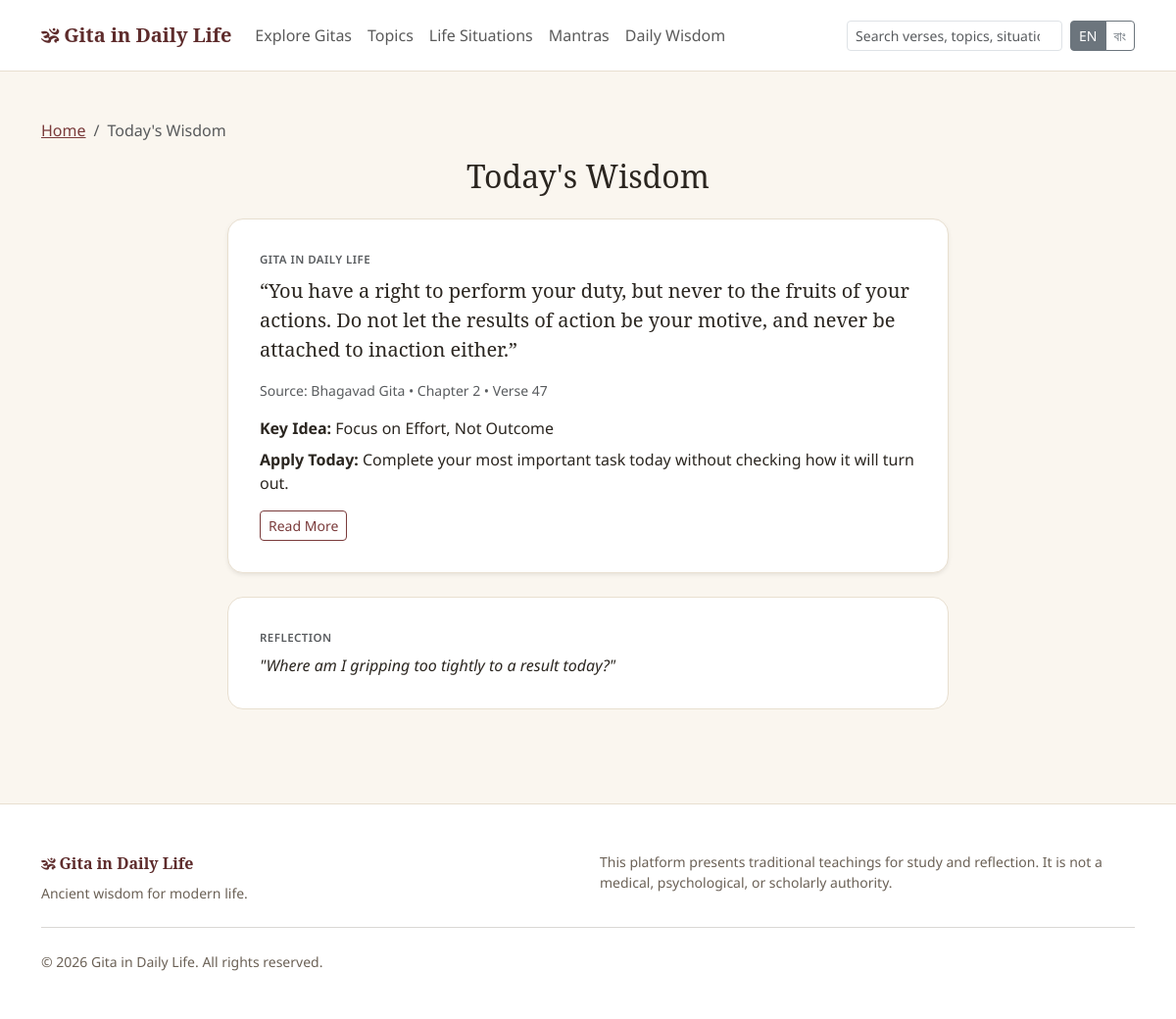
Screenshot of /public/daily-wisdom with the database file from the repository.
### tables this page shows
CREATE TABLE settings (
    id INT UNSIGNED AUTO_INCREMENT PRIMARY KEY,
    setting_key VARCHAR(150) NOT NULL UNIQUE,
    setting_value TEXT NULL,
    setting_group VARCHAR(60) NOT NULL DEFAULT 'general'
);

CREATE TABLE daily_wisdom (
    id INT UNSIGNED AUTO_INCREMENT PRIMARY KEY,
    wisdom_date DATE NOT NULL UNIQUE,
    verse_id INT UNSIGNED NOT NULL,
    title VARCHAR(255) NULL,
    short_message TEXT NULL,
    practical_action TEXT NULL,
    reflection_question VARCHAR(500) NULL,
    mantra_id INT UNSIGNED NULL,
    featured TINYINT(1) NOT NULL DEFAULT 0,
    status ENUM('draft','pending','published','archived') NOT NULL DEFAULT 'published',
    created_at DATETIME NOT NULL DEFAULT CURRENT_TIMESTAMP,
    FOREIGN KEY (verse_id) REFERENCES verses(id) ON DELETE CASCADE,
    FOREIGN KEY (mantra_id) REFERENCES mantras(id) ON DELETE SET NULL,
    INDEX idx_daily_wisdom_date (wisdom_date)
);

CREATE TABLE verses (
    id INT UNSIGNED AUTO_INCREMENT PRIMARY KEY,
    gita_id INT UNSIGNED NOT NULL,
    chapter_id INT UNSIGNED NOT NULL,
    verse_number INT UNSIGNED NOT NULL,
    sanskrit_text TEXT NULL,
    transliteration TEXT NULL,
    word_by_word_meaning TEXT NULL,
    literal_translation TEXT NULL,
    simple_translation_en TEXT NULL,
    translation_bn TEXT NULL,
    explanation TEXT NULL,
    philosophical_meaning TEXT NULL,
    key_teaching VARCHAR(500) NULL,
    audio_path VARCHAR(255) NULL,
    video_path VARCHAR(255) NULL,
    translator VARCHAR(150) NULL,
    commentator VARCHAR(150) NULL,
    featured TINYINT(1) NOT NULL DEFAULT 0,
    status ENUM('draft','pending','published','archived') NOT NULL DEFAULT 'draft',
    created_by INT UNSIGNED NULL,
    updated_by INT UNSIGNED NULL,
    created_at DATETIME NOT NULL DEFAULT CURRENT_TIMESTAMP,
    updated_at DATETIME NOT NULL DEFAULT CURRENT_TIMESTAMP ON UPDATE CURRENT_TIMESTAMP,
    UNIQUE KEY uniq_chapter_verse (chapter_id, verse_number),
    FOREIGN KEY (gita_id) REFERENCES gitas(id) ON DELETE CASCADE,
    FOREIGN KEY (chapter_id) REFERENCES chapters(id) ON DELETE CASCADE,
    INDEX idx_verses_status (status),
    INDEX idx_verses_featured (featured)
);

### app/core/Controller.php (called while the page is built, shortened)
<?php
abstract class Controller
{
    protected function view(string $view, array $data = []): void
    {
        extract($data, EXTR_SKIP);
        $viewFile = VIEWS_PATH . '/frontend/' . $view . '.php';
        $metaDescription = $data['metaDescription'] ?? Setting::get('default_meta_description', 'Ancient wisdom for modern life.');
        require $viewFile;
    }
}

### modules/DailyWisdomController.php (called while the page is built, shortened)
<?php
final class DailyWisdomController extends Controller
{
    public function index(): void
    {
        $wisdom = DailyWisdom::today();
        $this->view('daily-wisdom/index', [
            'pageTitle' => __t('home.daily_wisdom_title') . ' — ' . APP_NAME,
            'wisdom' => $wisdom,
        ]);
    }
}

### public/index.php (called while the page is built, shortened)
<?php
require_once __DIR__ . '/../app/bootstrap.php';
$router = new Router();
$router->dispatch();

### app/helpers/functions.php (called while the page is built, shortened)
<?php
function e(?string $value): string
{
    return htmlspecialchars((string) $value, ENT_QUOTES, 'UTF-8');
}
function url(string $path = ''): string
{
    return APP_BASE_PATH . '/' . ltrim($path, '/');
}
function current_lang(): string
{
    return Session::get('lang', DEFAULT_LANGUAGE);
}
function verse_text(array $verse): string
{
    return (string) ($verse['simple_translation_en'] ?? '');
}
function __t(string $key, array $replace = []): string
{
    static $cache = [];
    $lang = current_lang();
    if (!isset($cache[$lang])) {
        $file = LANGUAGES_PATH . '/' . $lang . '.php';
        $cache[$lang] = is_file($file) ? require $file : [];
    }
    $text = $cache[$lang][$key] ?? $key;
    return $text;
}

### app/core/Database.php (called while the page is built, shortened)
<?php
final class Database
{
    private static ?PDO $instance = null;
    public static function connection(): PDO
    {
        if (self::$instance === null) {
            $dsn = sprintf('mysql:host=%s;dbname=%s;charset=%s', DB_HOST, DB_NAME, DB_CHARSET);
            self::$instance = new PDO($dsn, DB_USER, DB_PASS, [
                PDO::ATTR_ERRMODE => PDO::ERRMODE_EXCEPTION,
                PDO::ATTR_DEFAULT_FETCH_MODE => PDO::FETCH_ASSOC,
                PDO::ATTR_EMULATE_PREPARES => false,
            ]);
        }
        return self::$instance;
    }
}

### app/core/Model.php (called while the page is built, shortened)
<?php
abstract class Model
{
    protected static string $table = '';
    protected static function db(): PDO
    {
        return Database::connection();
    }
    public static function all(string $orderBy = ''): array
    {
        $sql = 'SELECT * FROM ' . static::$table;
        return self::db()->query($sql)->fetchAll();
    }
}

### app/models/Setting.php (called while the page is built, shortened)
<?php
final class Setting extends Model
{
    public static function get(string $key, ?string $default = null): ?string
    {
        static $cache = null;
        if ($cache === null) {
            $cache = [];
            foreach (self::all() as $row) {
                $cache[$row['setting_key']] = $row['setting_value'];
            }
        }
        return $cache[$key] ?? $default;
    }
}

### app/core/Session.php (called while the page is built, shortened)
<?php
final class Session
{
    public static function get(string $key, $default = null)
    {
        return $_SESSION[$key] ?? $default;
    }
}

### app/bootstrap.php (called while the page is built, shortened)
<?php
require_once APP_PATH . '/config/config.php';
spl_autoload_register(function (string $class): void {
    static $dirs = null;
    if ($dirs === null) {
        $dirs = [
            APP_PATH . '/core',
            APP_PATH . '/models',
            APP_PATH . '/services',
            ROOT_PATH . '/modules',
        ];
    }
    foreach ($dirs as $dir) {
        $file = $dir . '/' . $class . '.php';
        if (is_file($file)) {
            return;
        }
    }
});
require_once APP_PATH . '/helpers/functions.php';

### app/models/DailyWisdom.php (called while the page is built, shortened)
<?php
final class DailyWisdom extends Model
{
    public static function forDate(string $date): ?array
    {
        $stmt = self::db()->prepare(
            'SELECT dw.*, v.sanskrit_text, v.simple_translation_en, v.chapter_id, g.name AS gita_name, g.slug AS gita_slug, c.chapter_number, v.verse_number
             FROM daily_wisdom dw
             JOIN verses v ON v.id = dw.verse_id
             JOIN gitas g ON g.id = v.gita_id
             JOIN chapters c ON c.id = v.chapter_id
             WHERE dw.wisdom_date = ? AND dw.status = "published"
             LIMIT 1'
        );
        $stmt->execute([$date]);
        $row = $stmt->fetch();
        return $row === false ? null : $row;
    }
    public static function today(): ?array
    {
        $today = self::forDate(date('Y-m-d'));
        $stmt = self::db()->prepare(
            'SELECT dw.*, v.sanskrit_text, v.simple_translation_en, v.chapter_id, g.name AS gita_name, g.slug AS gita_slug, c.chapter_number, v.verse_number
             FROM daily_wisdom dw
             JOIN verses v ON v.id = dw.verse_id
             JOIN gitas g ON g.id = v.gita_id
             JOIN chapters c ON c.id = v.chapter_id
             WHERE dw.status = "published"
             ORDER BY dw.wisdom_date DESC LIMIT 1'
        );
        $stmt->execute();
        $row = $stmt->fetch();
        return $row === false ? null : $row;
    }
}

### app/core/Request.php (called while the page is built, shortened)
<?php
final class Request
{
    public static function uri(): string
    {
        $uri = $_SERVER['REQUEST_URI'] ?? '/';
        $path = parse_url($uri, PHP_URL_PATH);
        return $path === false || $path === null ? '/' : $path;
    }
}

### views/frontend/daily-wisdom/index.php (the view)
<div class="container py-5">
  <nav aria-label="breadcrumb"><ol class="breadcrumb"><li class="breadcrumb-item"><a href="<?= e(url('')) ?>"><?= e(__t('breadcrumb.home')) ?></a></li><li class="breadcrumb-item active"><?= e(__t('breadcrumb.daily_wisdom')) ?></li></ol></nav>
  <h1 class="h2 font-serif mb-4 text-center"><?= e(__t('home.daily_wisdom_title')) ?></h1>
  <?php if ($wisdom): ?>
    <div class="row justify-content-center">
      <div class="col-md-8">
        <?php
          $card = [
              'quote' => verse_text($wisdom),
              'source' => $wisdom['gita_name'] . ' • ' . __t('chapter.label') . ' ' . $wisdom['chapter_number'] . ' • ' . __t('chapter.verse_label') . ' ' . $wisdom['verse_number'],
              'key_idea' => $wisdom['title'],
              'apply' => $wisdom['practical_action'],
              'link' => url('verses/' . $wisdom['gita_slug'] . '/' . $wisdom['chapter_number'] . '/' . $wisdom['verse_number']),
          ];
          include VIEWS_PATH . '/frontend/partials/wisdom-card.php';
        ?>
        <?php if ($wisdom['reflection_question']): ?>
          <div class="wisdom-card mt-4">
            <div class="badge-label text-muted mb-2"><?= e(__t('label.reflection')) ?></div>
            <p class="fst-italic mb-0">"<?= e($wisdom['reflection_question']) ?>"</p>
          </div>
        <?php endif; ?>
      </div>
    </div>
  <?php else: ?>
    <p class="text-muted text-center"><?= e(__t('daily_wisdom.none_yet')) ?></p>
  <?php endif; ?>
</div>

### views/frontend/partials/wisdom-card.php
<?php
$card = $card ?? [];
?>
<div class="wisdom-card shadow-sm">
  <div class="badge-label text-muted mb-2"><?= e(APP_NAME) ?></div>
  <blockquote class="font-serif fs-5 mb-3" style="color:var(--gidl-text);">
    “<?= e($card['quote'] ?? '') ?>”
  </blockquote>
  <?php if (!empty($card['source'])): ?>
    <p class="small text-muted mb-3"><?= e(__t('wisdom_card.source')) ?> <?= e($card['source']) ?></p>
  <?php endif; ?>
  <?php if (!empty($card['key_idea'])): ?>
    <p class="mb-2"><strong><?= e(__t('wisdom_card.key_idea')) ?></strong> <?= e($card['key_idea']) ?></p>
  <?php endif; ?>
  <?php if (!empty($card['apply'])): ?>
    <p class="mb-3"><strong><?= e(__t('wisdom_card.apply_today')) ?></strong> <?= e($card['apply']) ?></p>
  <?php endif; ?>
  <?php if (!empty($card['link'])): ?>
    <a href="<?= e($card['link']) ?>" class="btn btn-sm btn-outline-primary"><?= e(__t('action.read_more')) ?></a>
  <?php endif; ?>
</div>

### app/core/Router.php (shortened to what this page needs)
<?php
final class Router
{
    private array $routes = [];
    public function get(string $pattern, string $handler): void
    {
        $this->routes[] = ['GET', $pattern, $handler];
    }
    public function dispatch(): void
    {
        $uri = $this->currentPath();
        foreach ($this->routes as [$routeMethod, $pattern, $handler]) {
            $regex = $this->patternToRegex($pattern);
            if (preg_match($regex, $uri, $matches)) {
                $params = array_filter($matches, static fn ($key) => !is_int($key), ARRAY_FILTER_USE_KEY);
                $this->callHandler($handler, array_values($params));
                return;
            }
        }
    }
    private function currentPath(): string
    {
        $uri = Request::uri();
        $base = APP_BASE_PATH;
        if ($base !== '' && str_starts_with($uri, $base)) {
            $uri = substr($uri, strlen($base));
        }
        $uri = '/' . trim($uri, '/');
        return $uri;
    }
    private function patternToRegex(string $pattern): string
    {
        $pattern = rtrim($pattern, '/');
        if ($pattern === '') {
            $pattern = '/';
        }
        $regex = preg_replace('#\{([a-zA-Z_][a-zA-Z0-9_]*)\}#', '(?P<$1>[^/]+)', $pattern);
        return '#^' . $regex . '$#u';
    }
    private function callHandler(string $handler, array $params): void
    {
        [$controllerName, $methodName] = explode('@', $handler);
        $controller = new $controllerName();
        $controller->$methodName(...$params);
    }
}

### public/assets/css/style.css (style rules this page uses)
:root { --gidl-bg: #faf6ef; --gidl-surface: #ffffff; --gidl-text: #2b2620; --gidl-text-muted: #6b6156; --gidl-border: #e8dfd0; --gidl-primary: #7a3b3b; --gidl-primary-dark: #5e2c2c; --gidl-accent: #c98a3e; }
body { background-color: var(--gidl-bg); color: var(--gidl-text); font-family: 'Noto Sans', system-ui, -apple-system, "Segoe UI", sans-serif; }
.font-serif, h1, h2, h3, h4, .verse-sanskrit { font-family: 'Noto Serif', Georgia, 'Times New Roman', serif; }
a { color: var(--gidl-primary); }
.btn-outline-primary { color: var(--gidl-primary); border-color: var(--gidl-primary); }
.wisdom-card { background: var(--gidl-surface); border: 1px solid var(--gidl-border); border-radius: 1rem; padding: 2rem; }
.badge-label { letter-spacing: .04em; text-transform: uppercase; font-size: .72rem; font-weight: 600; }

### rows the page displays
settings: setting_value "Home", setting_value "Today's Wisdom"
daily_wisdom: verse.simple_translation_en "You have a right to perform your duty, but never to the fruits of your actions. Do not let the results of action be your motive, and never be attached to inaction either.", title "Focus on Effort, Not Outcome", practical_action "Complete your most important task today without checking how it will turn out.", reflection_question "Where am I gripping too tightly to a result today?"

### other values shown
__t('nav.gitas') "Explore Gitas"
__t('nav.topics') "Topics"
__t('nav.situations') "Life Situations"
__t('nav.mantras') "Mantras"
__t('nav.daily_wisdom') "Daily Wisdom"
__t('wisdom_card.source') "Source:"
$card['source'] "Bhagavad Gita • Chapter 2 • Verse 47"
__t('wisdom_card.key_idea') "Key Idea:"
__t('wisdom_card.apply_today') "Apply Today:"
__t('action.read_more') "Read More"
__t('label.reflection') "REFLECTION"
Setting::get('site_tagline', 'Ancient wisdom for modern life.') "Ancient wisdom for modern life."
__t('footer.disclaimer') "This platform presents traditional teachings for study and reflection. It is not a medical, psychological, or scholarly authority."
__t('footer.rights') "All rights reserved."
